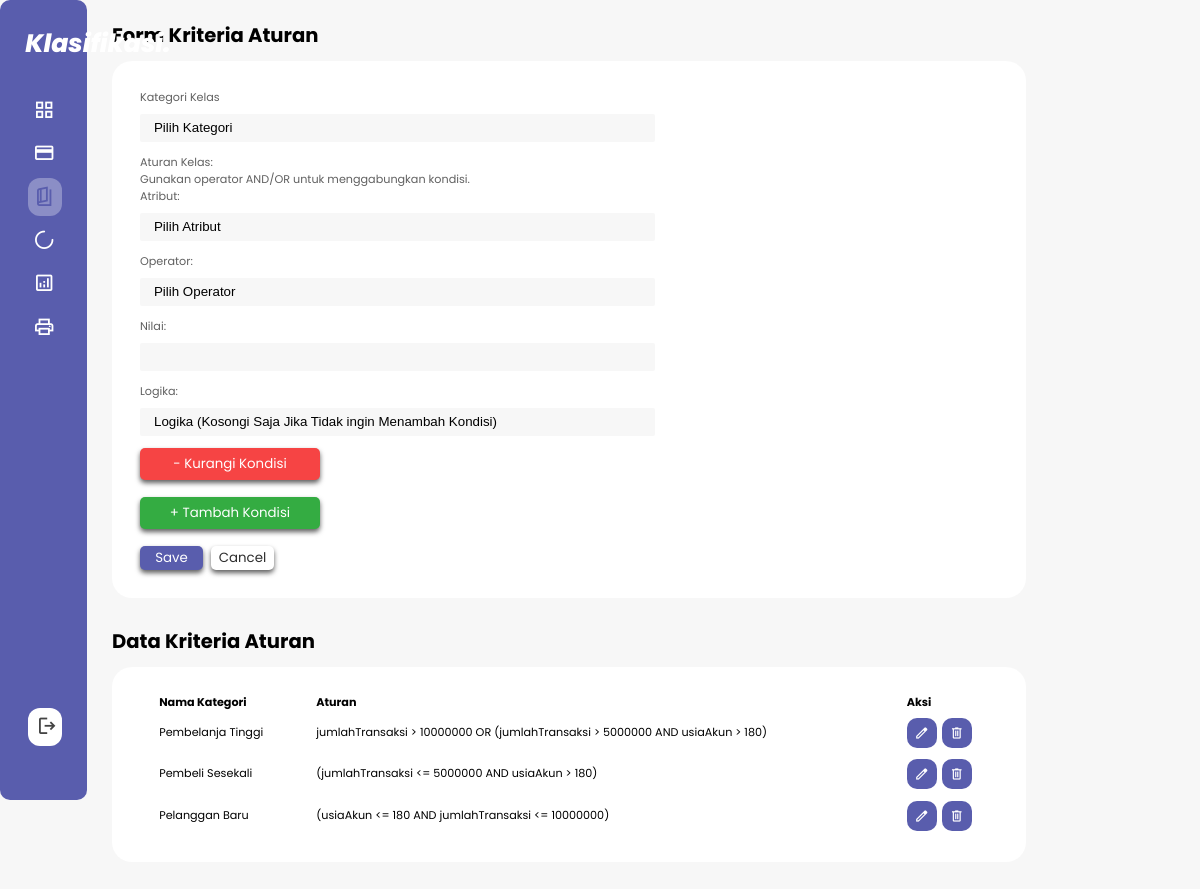
The app's page /kriteriaAturan.php (signed in) with its own data.
### tables this page shows
CREATE TABLE `kriteria_klasifikasi` (
  `id_kriteria` int(11) NOT NULL,
  `nama_kategori` varchar(50) NOT NULL,
  `aturan_hybrid` text NOT NULL
);

### kriteriaAturan.php (the view, shortened to what this page needs)
<!DOCTYPE html>
<html lang="en">
<head>
    <link rel="stylesheet" href="./styles/style.css">
</head>
<?php
include "includes/config.php";
$query = mysqli_query($koneksi, "SELECT * FROM kriteria_klasifikasi");
?>
<body>
    <div class="container">
        <?php
        include "sidebar.php";
        ?>
        <main>
            <h2>Form Kriteria Aturan</h2>
            <div class="container-form">
                <form action="" method="post">
                    <div class="form">
                        <div class="form1">
                            <label for="kategori">Kategori Kelas</label>
                            <br>
                            <select id="kategori" name="kategori">
                                <option value="" disabled selected>Pilih Kategori</option>
                            </select>
                        </div>
                        <div id="conditions-container">
                            <label>Aturan Kelas:</label>
                            <p>Gunakan operator AND/OR untuk menggabungkan kondisi.</p>
                        </div>
                        <div class="bt-form2">
                            <button type="button" class="btn btn-secondary" id="addConditionBtn">+ Tambah Kondisi</button>
                        </div>
                        <br>
                        <div class="bt-form">
                            <button type="submit" name="submit" class="btn btn-primary">Save</button>
                            <button type="submit" name="cancel" onclick="location.href='bobot.php'" class="btn btn-primary">Cancel</button>
                        </div>
                    </div>
                </form>
                <div class="recent-naive">
                    <h2>Data Kriteria Aturan</h2>
                    <table>
                        <thead>
                            <th>Nama Kategori</th>
                            <th>Aturan</th>
                            <th>Aksi</th>
                        </thead>
                        <tbody>
                            <?php
                            while ($row = mysqli_fetch_array($query)) {
                            ?>
                                <tr>
                                    <td><?php echo $row['nama_kategori'] ?></td>
                                    <td><?php echo $row['aturan_hybrid'] ?></td>
                                    <td class="bt-tabel">
                                        <div class="bt1">
                                            <a href="ubah_kriteria.php?id=<?= $row["id_kriteria"]; ?>">
                                                <span class="material-symbols-outlined">
                                                </span>
                                            </a>
                                        </div>
                                        <div class="bt2">
                                            <a href="hapus_kriteria.php?id=<?= $row["id_kriteria"]; ?>">
                                                <span class="material-symbols-outlined">
                                                </span>
                                            </a>
                                        </div>
                                    </td>
                                </tr>
                            <?php
                            }
                            ?>
                        </tbody>
                    </table>
                </div>
            </div>
        </main>
    </div>
</body>
</html>

### styles/style.css (style rules this page uses)
:root { --color-primary:#595dad; --font-color-sidebar:#2D2D2D; --font-color-form:#606060; --color-danger:#ff7782; --color-success:#41f1b6; --color-info-light:#dce1eb; --color-primary-variant:#1807b5; --color-light:rgba(255, 255, 255, 0.3); --color-light-hover-sidebar:rgba(255, 255, 255, 0.1); --box-shadow:0 2rem 3rem rgba(0,0,0,0,25%); --background-color:#F7F7F7; --card-border-radius:20px; --border-radius-1:0.4rem; --border-radius-2:0.8; --border-radius-3:1.2rem; --card-padding:1.8rem; --padding-1:1.2rem; }
* { margin:0; padding: 0; outline: 0; appearance: none; border: 0; text-decoration: none; list-style:none; box-sizing: border-box; }
html { font-size: 14px; }
body { width: 100vw; height: 100vh; font-family: poppins, sans-serif; font-size: 0.8rem; background: var(--background-color); user-select: none; overflow-x: hidden; }
.container { display: grid; width: 96%; gap: 1.8rem; grid-template-columns: 16rem auto; }
a { color:var(--font-color-sidebar); }
h2 { font-size: 1.4rem; }
p { color:var(--font-color-form); }
label { color:var(--font-color-form); }
main { margin-top: 1.4rem; }
main .recent-naive { margin-top: 2rem; margin-bottom:2rem ; }
main .recent-naive h2 { margin-bottom: 0.8rem; }
main .recent-naive table { background:#fff; width: 100%; border-radius: var(--card-border-radius); padding: var(--card-padding); text-align: left; overflow-x: scroll; }
main .recent-naive table th, main .recent-naive table td { padding-left: 20px; }
main table tbody td { height: 2.8rem; border-bottom: 1px solid var(--color-light); }
main table tbody tr:last-child td { border: none; }
main .container-form { grid-template-columns: 1fr 1fr; width: 90%; }
main .form { background: #fff; width: 100%; height: auto; border-radius: var(--card-border-radius); padding: 2rem; margin-top: 0.8rem; }
main .form select { background:#F7F7F7 ; border-radius: 2px; height: 28px; padding: 0 1rem ; width: 60%; margin-top: 8px; margin-bottom: 12px ; }
main .bt-form2 button { font-family: poppins, sans-serif; background: #34ac42; color: #ffff; height: 32px; width: 180px; border-radius: 5px; box-shadow: 0 3px 5px var(--font-color-form); margin-right: 5px; transition: all 300ms ease; cursor: pointer; }
main .bt-form button { font-family: poppins, sans-serif; background: var(--color-primary); color: #ffff; height: 24px; width: 63px; border-radius: 5px; box-shadow: 0 3px 5px var(--font-color-form); margin-right: 5px; transition: all 300ms ease; cursor: pointer; }
main .bt-form button:last-child { background: #ffff; color: var(--font-color-sidebar); }
td.bt-tabel { display: flex; }
td.bt-tabel span { color: #fff; background: var(--color-primary); padding: 0.5rem; border-radius: 10px; font-size: 16px; transition: all 300ms ease; margin-right: 5px; margin-top: 5px; }
@media screen and (max-width: 1200px) { .container { width: 94%; grid-template-columns: 6.2rem auto; } }
@media screen and (max-width: 1200px) { main .container-form { width: 90%; } }

### records on screen
kriteria_klasifikasi: nama_kategori "Pembelanja Tinggi", aturan_hybrid "jumlahTransaksi > 10000000 OR (jumlahTransaksi > 5000000 AND usiaAkun > 180)"
kriteria_klasifikasi: nama_kategori "Pembeli Sesekali", aturan_hybrid "(jumlahTransaksi <= 5000000 AND usiaAkun > 180)"
kriteria_klasifikasi: nama_kategori "Pelanggan Baru", aturan_hybrid "(usiaAkun <= 180 AND jumlahTransaksi <= 10000000)"
